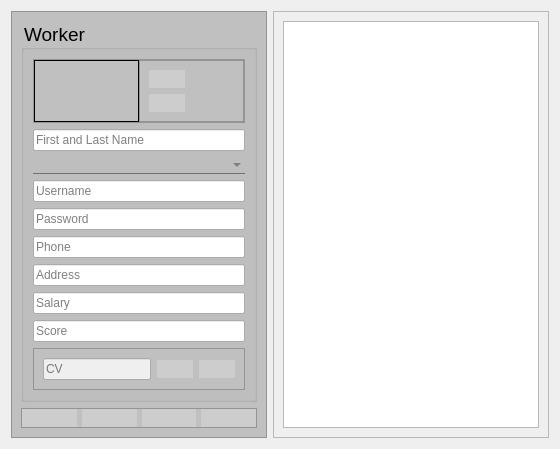
                   <widget class="QWidget" name="tab_worker">
                    <attribute name="icon">
                     <iconset resource="../resource/resource.qrc">
                      <normaloff>:/Simple icons/simple_icons/fi-rr-id-badge.svg</normaloff>:/Simple icons/simple_icons/fi-rr-id-badge.svg</iconset>
                    </attribute>
                    <attribute name="title">
                     <string/>
                    </attribute>
                    <layout class="QHBoxLayout" name="horizontalLayout_11">
                     <item>
                      <widget class="QFrame" name="f_workerInput">
                       <property name="styleSheet">
                        <string notr="true">QFrame
{
	background-color: rgb(192, 192, 192)
}

QGroupBox
{
	background-color: rgb(192, 192, 192)
}

QPushButton
{ 
	
	alternate-background-color: rgb(255, 255, 255);
	background: rgba(225, 225, 225, 100);
	border-width: 2px;
    border-radius: 10px;
	qproperty-iconSize: 32px 32px;
	border-style: dashed;
 }

QPushButton:hover
{
	background: rgba(225, 225, 225, 180);
	border-style: dashed;
}

QPushButton:pressed
{
	background: rgba(75, 75, 75, 180);
	border-style: inset;
}

QComboBox
{
	background: transparent;
	color: rgb(88, 88, 88);
	border: none;
	border-bottom: 1px solid #717072;
	font: 14pt &quot;MS Shell Dlg 2&quot;;
}</string>
                       </property>
                       <property name="frameShape">
                        <enum>QFrame::StyledPanel</enum>
                       </property>
                       <property name="frameShadow">
                        <enum>QFrame::Raised</enum>
                       </property>
                       <layout class="QVBoxLayout" name="verticalLayout_35">
                        <item>
                         <widget class="QGroupBox" name="gb_worker">
                          <property name="font">
                           <font>
                            <pointsize>14</pointsize>
                           </font>
                          </property>
                          <property name="styleSheet">
                           <string notr="true"/>
                          </property>
                          <property name="title">
                           <string>Worker</string>
                          </property>
                          <layout class="QVBoxLayout" name="verticalLayout_25">
                           <item>
                            <widget class="QFrame" name="f_workerPic">
                             <property name="sizePolicy">
                              <sizepolicy hsizetype="Maximum" vsizetype="Maximum">
                               <horstretch>0</horstretch>
                               <verstretch>0</verstretch>
                              </sizepolicy>
                             </property>
                             <property name="minimumSize">
                              <size>
                               <width>50</width>
                               <height>50</height>
                              </size>
                             </property>
                             <property name="maximumSize">
                              <size>
                               <width>800</width>
                               <height>300</height>
                              </size>
                             </property>
                             <property name="layoutDirection">
                              <enum>Qt::LeftToRight</enum>
                             </property>
                             <property name="styleSheet">
                              <string notr="true"/>
                             </property>
                             <property name="frameShape">
                              <enum>QFrame::StyledPanel</enum>
                             </property>
                             <property name="frameShadow">
                              <enum>QFrame::Raised</enum>
                             </property>
                             <layout class="QHBoxLayout" name="horizontalLayout_28">
                              <property name="spacing">
                               <number>0</number>
                              </property>
                              <property name="sizeConstraint">
                               <enum>QLayout::SetMinimumSize</enum>
                              </property>
                              <property name="leftMargin">
                               <number>0</number>
                              </property>
                              <property name="topMargin">
                               <number>0</number>
                              </property>
                              <property name="rightMargin">
                               <number>0</number>
                              </property>
                              <property name="bottomMargin">
                               <number>0</number>
                              </property>
                              <item>
                               <widget class="QLabel" name="l_workerPicture">
                                <property name="sizePolicy">
                                 <sizepolicy hsizetype="Preferred" vsizetype="Preferred">
                                  <horstretch>0</horstretch>
                                  <verstretch>0</verstretch>
                                 </sizepolicy>
                                </property>
                                <property name="minimumSize">
                                 <size>
                                  <width>50</width>
                                  <height>50</height>
                                 </size>
                                </property>
                                <property name="maximumSize">
                                 <size>
                                  <width>300</width>
                                  <height>300</height>
                                 </size>
                                </property>
                                <property name="baseSize">
                                 <size>
                                  <width>200</width>
                                  <height>200</height>
                                 </size>
                                </property>
                                <property name="font">
                                 <font>
                                  <pointsize>20</pointsize>
                                 </font>
                                </property>
                                <property name="layoutDirection">
                                 <enum>Qt::LeftToRight</enum>
                                </property>
                                <property name="autoFillBackground">
                                 <bool>false</bool>
                                </property>
                                <property name="styleSheet">
                                 <string notr="true"/>
                                </property>
                                <property name="frameShape">
                                 <enum>QFrame::Box</enum>
                                </property>
                                <property name="frameShadow">
                                 <enum>QFrame::Plain</enum>
                                </property>
                                <property name="text">
                                 <string/>
                                </property>
                                <property name="scaledContents">
                                 <bool>true</bool>
                                </property>
                                <property name="alignment">
                                 <set>Qt::AlignCenter</set>
                                </property>
                                <property name="wordWrap">
                                 <bool>false</bool>
                                </property>
                               </widget>
                              </item>
                              <item>
                               <widget class="QFrame" name="f_workerPictureSetting">
                                <property name="frameShape">
                                 <enum>QFrame::StyledPanel</enum>
                                </property>
                                <property name="frameShadow">
                                 <enum>QFrame::Raised</enum>
                                </property>
                                <layout class="QVBoxLayout" name="verticalLayout_46">
                                 <item>
                                  <widget class="QPushButton" name="btn_workerPicture">
                                   <property name="sizePolicy">
                                    <sizepolicy hsizetype="Maximum" vsizetype="Maximum">
                                     <horstretch>0</horstretch>
                                     <verstretch>0</verstretch>
                                    </sizepolicy>
                                   </property>
                                   <property name="text">
                                    <string/>
                                   </property>
                                   <property name="icon">
                                    <iconset resource="../resource/resource.qrc">
                                     <normaloff>:/Simple icons/simple_icons/fi-rr-picture.svg</normaloff>:/Simple icons/simple_icons/fi-rr-picture.svg</iconset>
                                   </property>
                                   <property name="iconSize">
                                    <size>
                                     <width>32</width>
                                     <height>32</height>
                                    </size>
                                   </property>
                                  </widget>
                                 </item>
                                 <item>
                                  <widget class="QPushButton" name="btn_workerPictureClear">
                                   <property name="sizePolicy">
                                    <sizepolicy hsizetype="Maximum" vsizetype="Maximum">
                                     <horstretch>0</horstretch>
                                     <verstretch>0</verstretch>
                                    </sizepolicy>
                                   </property>
                                   <property name="text">
                                    <string/>
                                   </property>
                                   <property name="icon">
                                    <iconset resource="../resource/resource.qrc">
                                     <normaloff>:/Simple icons/simple_icons/fi-rr-broom.svg</normaloff>:/Simple icons/simple_icons/fi-rr-broom.svg</iconset>
                                   </property>
                                   <property name="iconSize">
                                    <size>
                                     <width>32</width>
                                     <height>32</height>
                                    </size>
                                   </property>
                                  </widget>
                                 </item>
                                </layout>
                               </widget>
                              </item>
                             </layout>
                            </widget>
                           </item>
                           <item>
                            <widget class="QLineEdit" name="le_workerName">
                             <property name="text">
                              <string/>
                             </property>
                             <property name="maxLength">
                              <number>40</number>
                             </property>
                             <property name="placeholderText">
                              <string>First and Last Name</string>
                             </property>
                             <property name="clearButtonEnabled">
                              <bool>true</bool>
                             </property>
                            </widget>
                           </item>
                           <item>
                            <widget class="QComboBox" name="cb_workerCategory"/>
                           </item>
                           <item>
                            <widget class="QLineEdit" name="le_workerUsername">
                             <property name="text">
                              <string/>
                             </property>
                             <property name="maxLength">
                              <number>20</number>
                             </property>
                             <property name="placeholderText">
                              <string>Username</string>
                             </property>
                             <property name="clearButtonEnabled">
                              <bool>true</bool>
                             </property>
                            </widget>
                           </item>
                           <item>
                            <widget class="QLineEdit" name="le_workerPassword">
                             <property name="inputMethodHints">
                              <set>Qt::ImhHiddenText|Qt::ImhNoAutoUppercase|Qt::ImhNoPredictiveText|Qt::ImhSensitiveData</set>
                             </property>
                             <property name="text">
                              <string/>
                             </property>
                             <property name="maxLength">
                              <number>20</number>
                             </property>
                             <property name="echoMode">
                              <enum>QLineEdit::Password</enum>
                             </property>
                             <property name="placeholderText">
                              <string>Password</string>
                             </property>
                             <property name="clearButtonEnabled">
                              <bool>true</bool>
                             </property>
                            </widget>
                           </item>
                           <item>
                            <widget class="QLineEdit" name="le_workerPhone">
                             <property name="text">
                              <string/>
                             </property>
                             <property name="maxLength">
                              <number>20</number>
                             </property>
                             <property name="placeholderText">
                              <string>Phone</string>
                             </property>
                             <property name="clearButtonEnabled">
                              <bool>true</bool>
                             </property>
                            </widget>
                           </item>
                           <item>
                            <widget class="QLineEdit" name="le_workerAddress">
                             <property name="text">
                              <string/>
                             </property>
                             <property name="maxLength">
                              <number>250</number>
                             </property>
                             <property name="placeholderText">
                              <string>Address</string>
                             </property>
                             <property name="clearButtonEnabled">
                              <bool>true</bool>
                             </property>
                            </widget>
                           </item>
                           <item>
                            <widget class="QLineEdit" name="le_workerSalary">
                             <property name="placeholderText">
                              <string>Salary</string>
                             </property>
                            </widget>
                           </item>
                           <item>
                            <widget class="QLineEdit" name="le_workerScore">
                             <property name="text">
                              <string/>
                             </property>
                             <property name="maxLength">
                              <number>20</number>
                             </property>
                             <property name="placeholderText">
                              <string>Score</string>
                             </property>
                             <property name="clearButtonEnabled">
                              <bool>true</bool>
                             </property>
                            </widget>
                           </item>
                           <item>
                            <widget class="QFrame" name="frame_33">
                             <property name="sizePolicy">
                              <sizepolicy hsizetype="Preferred" vsizetype="Maximum">
                               <horstretch>0</horstretch>
                               <verstretch>0</verstretch>
                              </sizepolicy>
                             </property>
                             <property name="frameShape">
                              <enum>QFrame::StyledPanel</enum>
                             </property>
                             <property name="frameShadow">
                              <enum>QFrame::Raised</enum>
                             </property>
                             <layout class="QHBoxLayout" name="horizontalLayout_58">
                              <item>
                               <widget class="QLineEdit" name="le_workerCv">
                                <property name="enabled">
                                 <bool>false</bool>
                                </property>
                                <property name="text">
                                 <string/>
                                </property>
                                <property name="maxLength">
                                 <number>20</number>
                                </property>
                                <property name="placeholderText">
                                 <string>CV</string>
                                </property>
                                <property name="clearButtonEnabled">
                                 <bool>true</bool>
                                </property>
                               </widget>
                              </item>
                              <item>
                               <widget class="QPushButton" name="btn_workerAddCv">
                                <property name="sizePolicy">
                                 <sizepolicy hsizetype="Maximum" vsizetype="Maximum">
                                  <horstretch>0</horstretch>
                                  <verstretch>0</verstretch>
                                 </sizepolicy>
                                </property>
                                <property name="text">
                                 <string/>
                                </property>
                                <property name="icon">
                                 <iconset resource="../resource/resource.qrc">
                                  <normaloff>:/Simple icons/simple_icons/fi-rr-file-add.svg</normaloff>:/Simple icons/simple_icons/fi-rr-file-add.svg</iconset>
                                </property>
                                <property name="iconSize">
                                 <size>
                                  <width>32</width>
                                  <height>32</height>
                                 </size>
                                </property>
                               </widget>
                              </item>
                              <item>
                               <widget class="QPushButton" name="btn_workerOpenCv">
                                <property name="sizePolicy">
                                 <sizepolicy hsizetype="Maximum" vsizetype="Maximum">
                                  <horstretch>0</horstretch>
                                  <verstretch>0</verstretch>
                                 </sizepolicy>
                                </property>
                                <property name="text">
                                 <string/>
                                </property>
                                <property name="icon">
                                 <iconset resource="../resource/resource.qrc">
                                  <normaloff>:/Simple icons/simple_icons/fi-rr-search-alt.svg</normaloff>:/Simple icons/simple_icons/fi-rr-search-alt.svg</iconset>
                                </property>
                                <property name="iconSize">
                                 <size>
                                  <width>32</width>
                                  <height>32</height>
                                 </size>
                                </property>
                               </widget>
                              </item>
                             </layout>
                            </widget>
                           </item>
                          </layout>
                         </widget>
                        </item>
                        <item>
                         <widget class="QFrame" name="f_workerDbBtn">
                          <property name="sizePolicy">
                           <sizepolicy hsizetype="Preferred" vsizetype="Maximum">
                            <horstretch>0</horstretch>
                            <verstretch>0</verstretch>
                           </sizepolicy>
                          </property>
                          <property name="frameShape">
                           <enum>QFrame::StyledPanel</enum>
                          </property>
                          <property name="frameShadow">
                           <enum>QFrame::Raised</enum>
                          </property>
                          <layout class="QHBoxLayout" name="horizontalLayout_20">
                           <property name="spacing">
                            <number>5</number>
                           </property>
                           <property name="leftMargin">
                            <number>0</number>
                           </property>
                           <property name="topMargin">
                            <number>0</number>
                           </property>
                           <property name="rightMargin">
                            <number>0</number>
                           </property>
                           <property name="bottomMargin">
                            <number>0</number>
                           </property>
                           <item>
                            <widget class="QPushButton" name="btn_workerAdd">
                             <property name="text">
                              <string/>
                             </property>
                             <property name="icon">
                              <iconset resource="../resource/resource.qrc">
                               <normaloff>:/Simple icons/simple_icons/fi-rr-add.svg</normaloff>:/Simple icons/simple_icons/fi-rr-add.svg</iconset>
                             </property>
                             <property name="iconSize">
                              <size>
                               <width>32</width>
                               <height>32</height>
                              </size>
                             </property>
                            </widget>
                           </item>
                           <item>
                            <widget class="QPushButton" name="btn_workerEdit">
                             <property name="enabled">
                              <bool>false</bool>
                             </property>
                             <property name="text">
                              <string/>
                             </property>
                             <property name="icon">
                              <iconset resource="../resource/resource.qrc">
                               <normaloff>:/Simple icons/simple_icons/fi-rr-edit.svg</normaloff>:/Simple icons/simple_icons/fi-rr-edit.svg</iconset>
                             </property>
                             <property name="iconSize">
                              <size>
                               <width>32</width>
                               <height>32</height>
                              </size>
                             </property>
                            </widget>
                           </item>
                           <item>
                            <widget class="QPushButton" name="btn_workerDelete">
                             <property name="enabled">
                              <bool>false</bool>
                             </property>
                             <property name="text">
                              <string/>
                             </property>
                             <property name="icon">
                              <iconset resource="../resource/resource.qrc">
                               <normaloff>:/Simple icons/simple_icons/fi-rr-delete.svg</normaloff>:/Simple icons/simple_icons/fi-rr-delete.svg</iconset>
                             </property>
                             <property name="iconSize">
                              <size>
                               <width>32</width>
                               <height>32</height>
                              </size>
                             </property>
                            </widget>
                           </item>
                           <item>
                            <widget class="QPushButton" name="btn_workerClear">
                             <property name="enabled">
                              <bool>true</bool>
                             </property>
                             <property name="text">
                              <string/>
                             </property>
                             <property name="icon">
                              <iconset resource="../resource/resource.qrc">
                               <normaloff>:/Simple icons/simple_icons/fi-rr-broom.svg</normaloff>:/Simple icons/simple_icons/fi-rr-broom.svg</iconset>
                             </property>
                             <property name="iconSize">
                              <size>
                               <width>32</width>
                               <height>32</height>
                              </size>
                             </property>
                            </widget>
                           </item>
                          </layout>
                         </widget>
                        </item>
                       </layout>
                      </widget>
                     </item>
                     <item>
                      <widget class="QFrame" name="f_workerDb">
                       <property name="frameShape">
                        <enum>QFrame::StyledPanel</enum>
                       </property>
                       <property name="frameShadow">
                        <enum>QFrame::Raised</enum>
                       </property>
                       <layout class="QVBoxLayout" name="verticalLayout_30">
                        <item>
                         <widget class="QTableWidget" name="tw_worker">
                          <property name="font">
                           <font>
                            <family>Times New Roman</family>
                            <pointsize>18</pointsize>
                           </font>
                          </property>
                          <property name="editTriggers">
                           <set>QAbstractItemView::NoEditTriggers</set>
                          </property>
                          <property name="selectionMode">
                           <enum>QAbstractItemView::SingleSelection</enum>
                          </property>
                          <property name="selectionBehavior">
                           <enum>QAbstractItemView::SelectRows</enum>
                          </property>
                          <attribute name="horizontalHeaderShowSortIndicator" stdset="0">
                           <bool>true</bool>
                          </attribute>
                          <attribute name="verticalHeaderCascadingSectionResizes">
                           <bool>true</bool>
                          </attribute>
                          <attribute name="verticalHeaderShowSortIndicator" stdset="0">
                           <bool>false</bool>
                          </attribute>
                         </widget>
                        </item>
                       </layout>
                      </widget>
                     </item>
                    </layout>
                   </widget>
